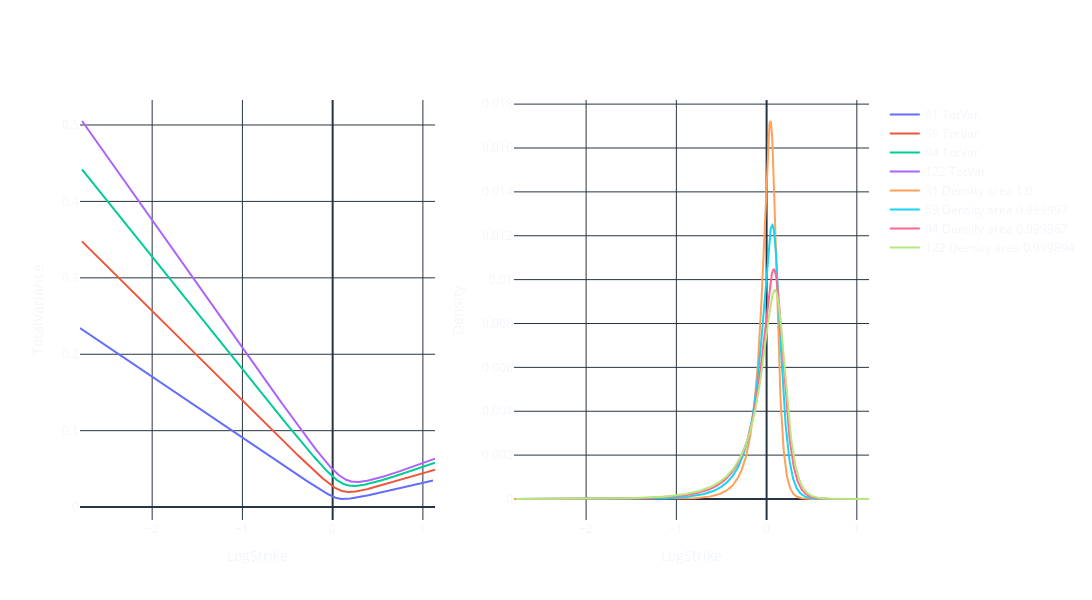

Notebook cell for this chart:
### Code cell
from jupyterthemes import jtplot
jtplot.style(theme="monokai",context="notebook",ticks=True,grid=True)
template,transparent = "plotly_dark","rgba(0,0,0,0)"
import optimiser
import grapher
import pricer
import query

df = query.get_frame("Calibration","select * from dbo.vols")
grapher.plot2d_fitted(df,"TotAtmVar","Tenor","Forward",2,100,1000)

### Figure 1 — Plotly figure (JSON) as saved in the notebook; plotly's stock layout.template omitted (floating-point values rounded to 4 significant figures; data arrays with more than 128 entries replaced by an {"elided": "..."} marker saying what was removed)
{"data": [{"mode": "lines", "name": "31 TotVar", "type": "scatter", "x": {"elided": "1000 float values"}, "xaxis": "x", "y": {"elided": "1000 float values"}, "yaxis": "y"}, {"mode": "lines", "name": "59 TotVar", "type": "scatter", "x": {"elided": "1000 float values"}, "xaxis": "x", "y": {"elided": "1000 float values"}, "yaxis": "y"}, {"mode": "lines", "name": "94 TotVar", "type": "scatter", "x": {"elided": "1000 float values"}, "xaxis": "x", "y": {"elided": "1000 float values"}, "yaxis": "y"}, {"mode": "lines", "name": "122 TotVar", "type": "scatter", "x": {"elided": "1000 float values"}, "xaxis": "x", "y": {"elided": "1000 float values"}, "yaxis": "y"}, {"mode": "lines", "name": "31 Density area 1.0", "type": "scatter", "x": {"elided": "1000 float values"}, "xaxis": "x2", "y": {"elided": "1000 float values"}, "yaxis": "y2"}, {"mode": "lines", "name": "59 Density area 0.999997", "type": "scatter", "x": {"elided": "1000 float values"}, "xaxis": "x2", "y": {"elided": "1000 float values"}, "yaxis": "y2"}, {"mode": "lines", "name": "94 Density area 0.999967", "type": "scatter", "x": {"elided": "1000 float values"}, "xaxis": "x2", "y": {"elided": "1000 float values"}, "yaxis": "y2"}, {"mode": "lines", "name": "122 Density area 0.999894", "type": "scatter", "x": {"elided": "1000 float values"}, "xaxis": "x2", "y": {"elided": "1000 float values"}, "yaxis": "y2"}], "layout": {"height": 600, "paper_bgcolor": "rgba(0,0,0,0)", "plot_bgcolor": "rgba(0,0,0,0)", "width": 1500, "xaxis": {"anchor": "y", "domain": [0, 0.45], "title": {"text": "LogStrike"}}, "xaxis2": {"anchor": "y2", "domain": [0.55, 1], "title": {"text": "LogStrike"}}, "yaxis": {"anchor": "x", "domain": [0, 1], "title": {"text": "TotalVariance"}}, "yaxis2": {"anchor": "x2", "domain": [0, 1], "title": {"text": "Density"}}}}
